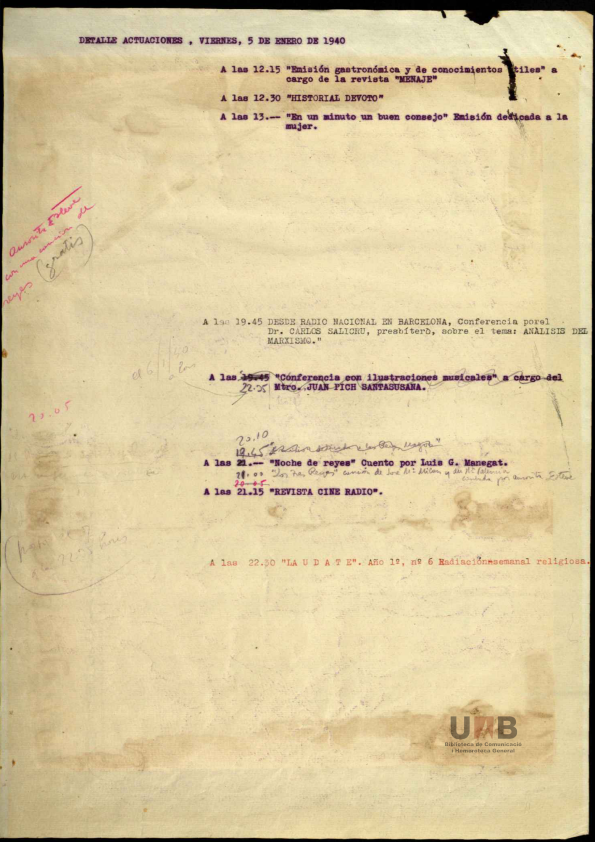
#> input picture seg_split_A_package/original_images/1940_1.png, 1785 x 2526 px (shown at 1/3 size)
$ python build_embeddings.py --input-crops ../seg_split_A_package/original_images --output-dir out
#> lines starting #> are read from the running program, lines starting #| are printed output that depends on the picture
import argparse
import json
from pathlib import Path

import numpy as np
from PIL import Image, ImageFilter


# Extensions d'imatge acceptades.
IMAGE_EXTENSIONS = {".jpg", ".jpeg", ".png", ".webp"}


def iter_image_files(input_dir, classes=None):
    """
    Recorre una carpeta de crops i retorna imatges.

    Pot treballar amb estructura:
        outputs/object_crops_raw/
        ├── stamp/
        ├── handwritten_text/
        └── crossout/

    Si classes és None, agafa totes les imatges.
    Si classes té valors, només agafa imatges dins d'aquestes carpetes.
    """
    input_dir = Path(input_dir)

    for path in sorted(input_dir.rglob("*")):
        if path.suffix.lower() not in IMAGE_EXTENSIONS:
            continue

        # La classe s'infereix del nom de la carpeta pare.
        # Exemple: outputs/object_crops_raw/stamp/stamp_000001.jpg -> stamp
        class_name = path.parent.name

        if classes is not None and class_name not in classes:
            continue

        yield path


# [45 lines left out: function iter_image_files_from_metadata, not called in this run]


def load_metadata(metadata_path):
    """
    Carrega el metadata.jsonl generat per crop_objects_from_layout.py.

    Retorna un diccionari:
        crop_path -> metadata original

    Això ens permet mantenir la connexió entre embedding, crop, document original,
    bbox, confidence, source, etc.
    """
    if metadata_path is None:
        return {}

    metadata_path = Path(metadata_path)

    if not metadata_path.exists():
        print(f"WARNING: metadata file not found: {metadata_path}")
        return {}

    metadata_by_crop_path = {}

    with metadata_path.open("r", encoding="utf-8") as f:
        for line in f:
            if not line.strip():
                continue

            item = json.loads(line)

            # Guardem tant el path tal com apareix com el path resolt.
            crop_path = item.get("crop_path")
            if crop_path:
                metadata_by_crop_path[crop_path] = item
                metadata_by_crop_path[str(Path(crop_path).resolve())] = item

    return metadata_by_crop_path


def l2_normalize(vector, eps=1e-8):
    """
    Normalitza un vector perquè tingui norma 1.

    Això és important per comparar embeddings amb distància L2 o similitud cosinus.
    """
    norm = np.linalg.norm(vector)

    if norm < eps:
        return vector

    return vector / norm


def image_to_embedding(image_path, thumbnail_size=64, edge_size=32, hist_bins=16):
    """
    Converteix un crop en un embedding visual simple.

    L'embedding combina:
        1. Miniatura RGB normalitzada.
        2. Histograma de color RGB.
        3. Miniatura de vores/contorns.

    No és tan potent com CLIP/DINO/VAE, però és:
        - ràpid,
        - sense entrenament,
        - sense dependències pesades,
        - suficient per començar a buscar similituds entre crops.
    """
#> called with thumbnail_size = 64, edge_size = 32, hist_bins = 16
    with Image.open(image_path).convert("RGB") as img:
        # 1) Miniatura RGB.
        # Captura forma i distribució visual global.
#> img is the input picture: PIL image 1785x2526 RGB; mean R, G, B 218.1, 201.2, 159.8
        thumb = img.resize((thumbnail_size, thumbnail_size))
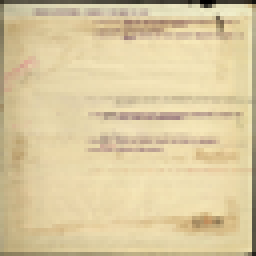
#> thumb: PIL image 64x64 RGB (shown 4 times larger); mean R, G, B 218.9, 201.9, 160.3
        thumb_arr = np.asarray(thumb, dtype=np.float32) / 255.0
        thumb_feat = thumb_arr.flatten()
#> thumb_feat = 12288 values, max 0.969 at index 2058, min 0 at index 153, mean 0.76

        # 2) Histograma de color per canal.
        # Ajuda a distingir tintes, segells, fons, etc.
        img_arr = np.asarray(img, dtype=np.float32) / 255.0
        hist_features = []

        for channel in range(3):
            hist, _ = np.histogram(
                img_arr[:, :, channel],
                bins=hist_bins,
                range=(0.0, 1.0),
                density=True,
            )
            hist_features.append(hist.astype(np.float32))
#> after the loop, hist_features = 3 items

        hist_feat = np.concatenate(hist_features)
#> hist_feat = 48 values, max 8.3 at index 14, min 0 at index 47, mean 1

        # 3) Vores/contorns.
        # Ajuda a capturar estructura: text manuscrit, formes de stamp, ratllats.
        gray = img.convert("L")
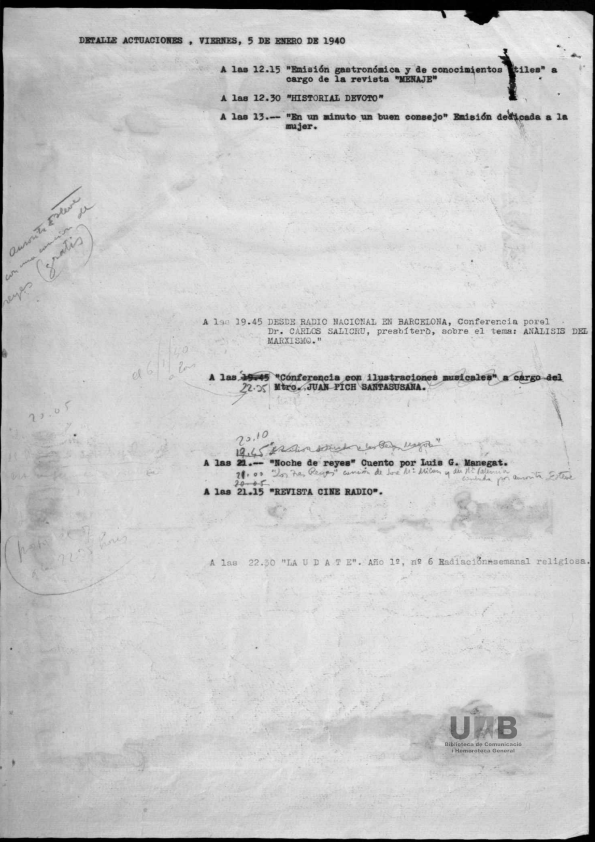
#> gray: PIL image 1785x2526 L (shown at 1/3 size); min 0, max 247, mean 201.6
        edges = gray.filter(ImageFilter.FIND_EDGES)
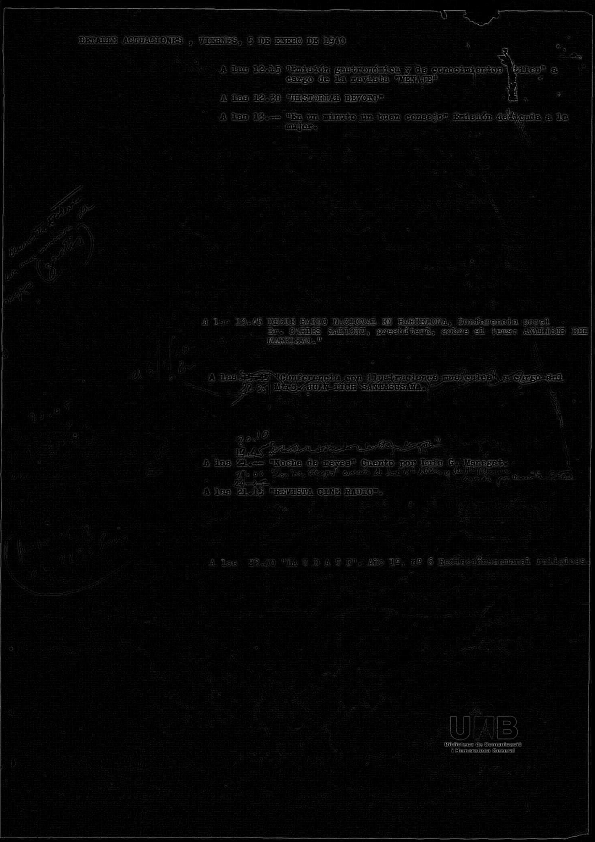
#> edges: PIL image 1785x2526 L (shown at 1/3 size); min 0, max 255, mean 5.1
        edges = edges.resize((edge_size, edge_size))
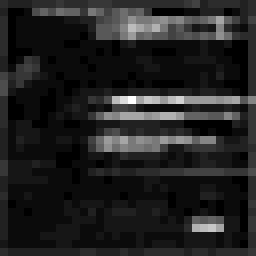
#> edges: PIL image 32x32 L (shown 8 times larger); min 2, max 25, mean 5; drawn with min black and max white
        edge_arr = np.asarray(edges, dtype=np.float32) / 255.0
        edge_feat = edge_arr.flatten()
#> edge_feat = 1024 values, max 0.098 at index 400, min 0.00784 at index 33, mean 0.0198

    # Concatenem totes les parts.
    embedding = np.concatenate([
        thumb_feat,
        hist_feat,
        edge_feat,
    ]).astype(np.float32)
#> embedding = 13360 values, max 8.3 at index 12302, min 0 at index 153, mean 0.704

    # Normalització final.
    embedding = l2_normalize(embedding)
#> in l2_normalize, `norm = np.linalg.norm(vector)`: norm = 87.05
#> embedding = 13360 values, max 0.0953 at index 12302, min 0 at index 153, mean 0.00808

    return embedding


def main():
    parser = argparse.ArgumentParser()

    parser.add_argument(
        "--input-crops",
        required=True,
        help="Folder with crop images, usually outputs/object_crops_raw/",
    )

    parser.add_argument(
        "--output-dir",
        required=True,
        help="Folder where embeddings.npy and metadata.jsonl will be saved",
    )

    parser.add_argument(
        "--metadata",
        default=None,
        help="Optional metadata.jsonl from crop_objects_from_layout.py",
    )

    parser.add_argument(
        "--classes",
        nargs="+",
        default=None,
        help="Optional list of classes to embed, e.g. stamp handwritten_text crossout",
    )

    parser.add_argument(
        "--use-metadata-crop-paths",
        action="store_true",
        help="Read crop images from metadata.jsonl crop_path values instead of scanning only --input-crops.",
    )

    parser.add_argument(
        "--thumbnail-size",
        type=int,
        default=64,
        help="Size of RGB thumbnail used in the embedding",
    )

    parser.add_argument(
        "--edge-size",
        type=int,
        default=32,
        help="Size of edge thumbnail used in the embedding",
    )

    parser.add_argument(
        "--hist-bins",
        type=int,
        default=16,
        help="Number of bins per RGB channel histogram",
    )

    args = parser.parse_args()

    input_crops = Path(args.input_crops)
    output_dir = Path(args.output_dir)
    output_dir.mkdir(parents=True, exist_ok=True)

    # Carreguem metadata original si existeix.
    metadata_by_crop_path = load_metadata(args.metadata)

    embeddings = []
    output_metadata = []

    if args.use_metadata_crop_paths:
        if args.metadata is None:
            raise SystemExit("--use-metadata-crop-paths requires --metadata")

        image_paths = list(iter_image_files_from_metadata(args.metadata, classes=args.classes))
        print(f"Input crops found from metadata crop_path: {len(image_paths)}")
    else:
        image_paths = list(iter_image_files(input_crops, classes=args.classes))
        print(f"Input crops found: {len(image_paths)}")

    for embedding_id, image_path in enumerate(image_paths):
        # Calculem embedding visual.
        embedding = image_to_embedding(
            image_path=image_path,
            thumbnail_size=args.thumbnail_size,
            edge_size=args.edge_size,
            hist_bins=args.hist_bins,
        )

        embeddings.append(embedding)

        # Intentem recuperar metadata original del crop.
        original_meta = metadata_by_crop_path.get(str(image_path))
        if original_meta is None:
            original_meta = metadata_by_crop_path.get(str(image_path.resolve()))

        # Si no hi ha metadata original, creem una mínima.
        if original_meta is None:
            original_meta = {
                "crop_path": str(image_path),
                "type": image_path.parent.name,
            }

        # Afegim identificador intern de l'embedding.
        enriched_meta = dict(original_meta)
        enriched_meta["embedding_id"] = embedding_id
        enriched_meta["embedding_source"] = "simple_visual_embedding"
        enriched_meta["embedding_dim"] = int(embedding.shape[0])

        output_metadata.append(enriched_meta)

    if not embeddings:
        print("No embeddings created. Check --input-crops and --classes.")
        return

    embeddings_array = np.vstack(embeddings).astype(np.float32)

    embeddings_path = output_dir / "embeddings.npy"
    metadata_path = output_dir / "metadata.jsonl"
    config_path = output_dir / "embedding_config.json"

    # Guardem embeddings en format NumPy.
    np.save(embeddings_path, embeddings_array)

    # Guardem metadata en JSONL, una línia per crop.
    with metadata_path.open("w", encoding="utf-8") as f:
        for item in output_metadata:
            f.write(json.dumps(item, ensure_ascii=False) + "\n")

    # Guardem configuració per reproduïbilitat.
    config = {
        "input_crops": str(input_crops),
        "metadata": args.metadata,
        "classes": args.classes,
        "thumbnail_size": args.thumbnail_size,
        "edge_size": args.edge_size,
        "hist_bins": args.hist_bins,
        "embedding_dim": int(embeddings_array.shape[1]),
        "num_embeddings": int(embeddings_array.shape[0]),
        "method": "simple_visual_embedding",
    }

    with config_path.open("w", encoding="utf-8") as f:
        json.dump(config, f, indent=2, ensure_ascii=False)

    print(f"Saved embeddings: {embeddings_path}")
    print(f"Saved metadata:   {metadata_path}")
    print(f"Saved config:     {config_path}")
    print(f"Shape: {embeddings_array.shape}")
#| Shape: (1, 13360)


if __name__ == "__main__":
    main()
